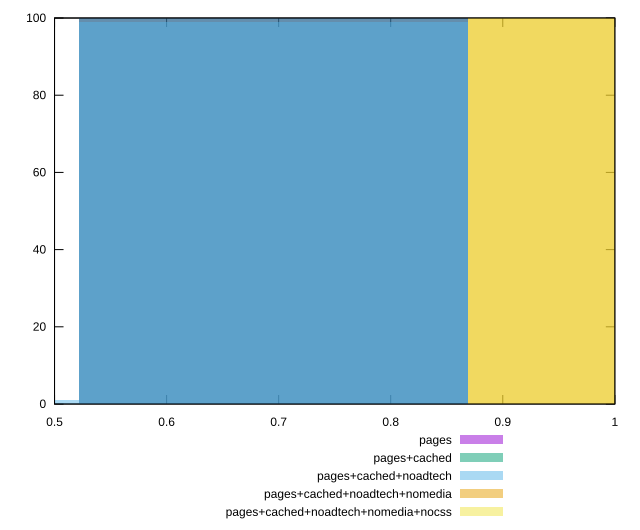

This figure's gnuplot source:
reset

$pages <<EOF
0.6953114891690222 100
EOF

$pagesCached <<EOF
0.6953114891690222 100
EOF

$pagesCachedNoadtech <<EOF
0.6953114891690222 99
0.3476557445845111 1
EOF

$pagesCachedNoadtechNomedia <<EOF
1.0429672337535334 100
EOF

$pagesCachedNoadtechNomediaNocss <<EOF
1.0429672337535334 100
EOF

set key outside below
set boxwidth 0.3476557445845111
set xrange [0.5:1]
set yrange [0:100]
set trange [0:100]
set style fill transparent solid 0.5 noborder
set terminal svg size 640, 530 enhanced background rgb 'white'
set output "report_00017_2021-02-10T15-08-03.406Z/uses-webp-images/comparison/histogram/all_score.svg"

plot $pages title "pages" with boxes, \
     $pagesCached title "pages+cached" with boxes, \
     $pagesCachedNoadtech title "pages+cached+noadtech" with boxes, \
     $pagesCachedNoadtechNomedia title "pages+cached+noadtech+nomedia" with boxes, \
     $pagesCachedNoadtechNomediaNocss title "pages+cached+noadtech+nomedia+nocss" with boxes

reset
